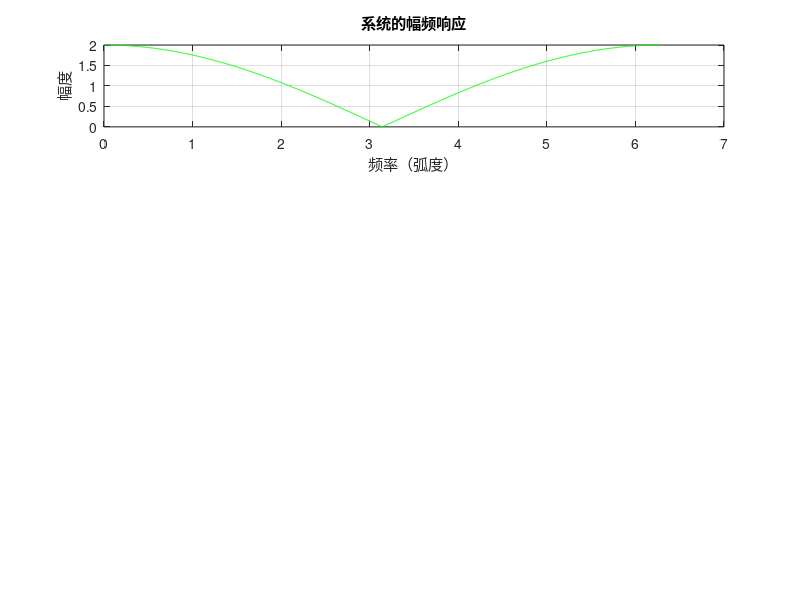

Write MATLAB code to recreate this figure.
 xcoeff = [1,1];
x1coeff = [1,-1];

[H1,w1] = freqz(xcoeff,1,1000,'whole');
subplot(4,1,1)
plot(w1,abs(H1),'g');
xlabel('频率（弧度）');ylabel('幅度');
title ('系统的幅频响应');
grid;


